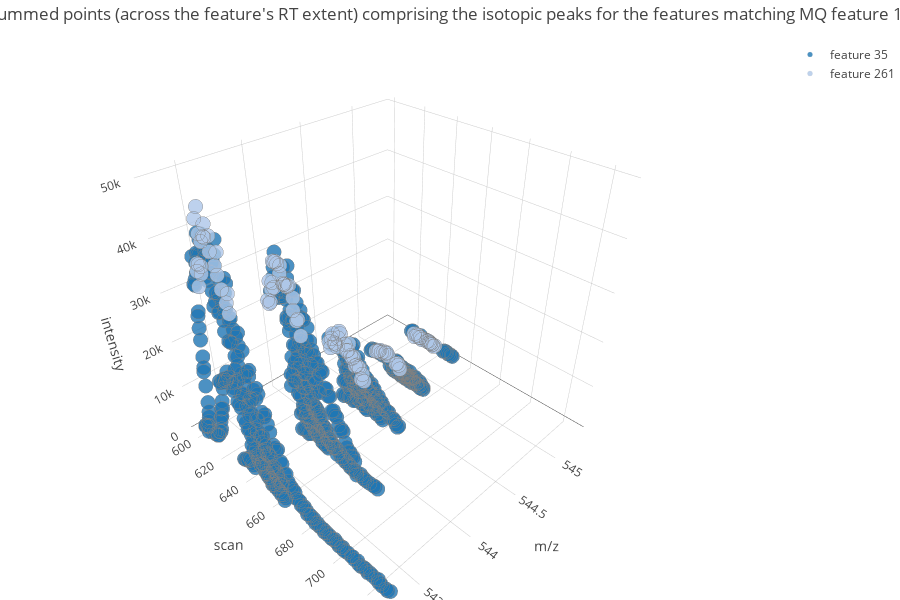

This figure's notebook cell:
### Code cell
import plotly.plotly as py
import plotly.graph_objs as go

traces = []
for idx,feature_id in enumerate(feature_ids):
    df = feature_summed_points_df_list[idx]
    if len(df) > 0:
        trace = go.Scatter3d(
            x = df.mz,
            y = df.scan,
            z = df.intensity,
            mode = 'markers',
            marker = dict(
                size = 5,
                color = "rgb{}".format(tableau20_py[idx]),
                opacity = 0.8,
                line = dict(
                    color = 'rgb(128, 128, 128)',
                    width = 0.1
                )
            ),
            text = df.hover,
            hoverinfo = 'text',
            name = "feature {}".format(feature_id)
        )
        traces.append((trace))


data = traces
layout = go.Layout(
    autosize=False,
    width=900,
    height=600,
    title='Summed points (across the feature\'s RT extent) comprising the isotopic peaks for the features matching MQ feature {}'.format(MQ_FEATURE_ID),
    margin=dict(
        l=0,
        r=0,
        b=0,
        t=40
    ),
    scene = dict(
        xaxis = dict(
            title='m/z', autorange='reversed'),
        yaxis = dict(
            title='scan'),
        zaxis = dict(
            title='intensity')
    )
)
fig = go.Figure(data=data, layout=layout)
iplot(fig)

### Figure 1 — Plotly figure (JSON) as saved in the notebook; plotly's stock layout.template omitted (floating-point values rounded to 4 significant figures; data arrays with more than 128 entries replaced by an {"elided": "..."} marker saying what was removed)
{"data": [{"hoverinfo": "text", "marker": {"color": "rgb(31, 119, 180)", "line": {"color": "rgb(128, 128, 128)", "width": 0.1}, "opacity": 0.8, "size": 5}, "mode": "markers", "name": "feature 35", "text": {"elided": "735 str values"}, "type": "scatter3d", "uid": "7d87ce1d-26c5-4f3a-9198-69088105599a", "x": {"elided": "735 float values"}, "y": {"elided": "735 int values"}, "z": {"elided": "735 int values"}}, {"hoverinfo": "text", "marker": {"color": "rgb(174, 199, 232)", "line": {"color": "rgb(128, 128, 128)", "width": 0.1}, "opacity": 0.8, "size": 5}, "mode": "markers", "name": "feature 261", "text": ["543.3012 m/z, 620 scan, RT 4498.5 secs, feature 261", "543.2999 m/z, 621 scan, RT 4498.4 secs, feature 261", "543.3006 m/z, 622 scan, RT 4498.3 secs, feature 261", "543.3008 m/z, 623 scan, RT 4498.3 secs, feature 261", "543.2999 m/z, 624 scan, RT 4498.4 secs, feature 261", "543.2996 m/z, 625 scan, RT 4498.3 secs, feature 261", "543.8036 m/z, 619 scan, RT 4498.3 secs, feature 261", "543.8036 m/z, 620 scan, RT 4498.3 secs, feature 261", "543.8036 m/z, 621 scan, RT 4498.3 secs, feature 261", "543.8024 m/z, 622 scan, RT 4498.4 secs, feature 261", "543.8029 m/z, 623 scan, RT 4498.4 secs, feature 261", "543.8024 m/z, 624 scan, RT 4498.4 secs, feature 261", "543.8033 m/z, 625 scan, RT 4498.4 secs, feature 261", "544.3059 m/z, 621 scan, RT 4498.5 secs, feature 261", "544.3037 m/z, 622 scan, RT 4498.3 secs, feature 261", "544.3045 m/z, 623 scan, RT 4498.5 secs, feature 261", "544.3048 m/z, 624 scan, RT 4498.5 secs, feature 261", "544.3049 m/z, 625 scan, RT 4498.4 secs, feature 261", "544.3054 m/z, 626 scan, RT 4498.4 secs, feature 261", "544.3059 m/z, 627 scan, RT 4498.5 secs, feature 261", "544.8049 m/z, 622 scan, RT 4498.3 secs, feature 261", "544.8056 m/z, 623 scan, RT 4498.3 secs, feature 261", "544.8061 m/z, 624 scan, RT 4498.5 secs, feature 261", "544.8033 m/z, 625 scan, RT 4498.5 secs, feature 261", "544.8069 m/z, 626 scan, RT 4498.4 secs, feature 261", "545.3075 m/z, 621 scan, RT 4498.1 secs, feature 261", "545.2993 m/z, 622 scan, RT 4499.3 secs, feature 261", "545.3069 m/z, 623 scan, RT 4498.4 secs, feature 261", "545.3076 m/z, 624 scan, RT 4498.5 secs, feature 261", "545.3070 m/z, 625 scan, RT 4498.2 secs, feature 261", "545.3067 m/z, 626 scan, RT 4498.3 secs, feature 261", "545.3081 m/z, 627 scan, RT 4498.1 secs, feature 261", "543.3008 m/z, 626 scan, RT 4500.4 secs, feature 261", "543.3018 m/z, 627 scan, RT 4500.4 secs, feature 261", "543.3012 m/z, 628 scan, RT 4500.5 secs, feature 261", "543.3008 m/z, 629 scan, RT 4500.4 secs, feature 261", "543.3027 m/z, 630 scan, RT 4500.4 secs, feature 261", "543.3008 m/z, 631 scan, RT 4500.4 secs, feature 261", "543.3025 m/z, 632 scan, RT 4500.5 secs, feature 261", "543.3017 m/z, 633 scan, RT 4500.4 secs, feature 261", "543.3023 m/z, 634 scan, RT 4500.5 secs, feature 261", "543.3024 m/z, 635 scan, RT 4500.5 secs, feature 261", "543.8045 m/z, 626 scan, RT 4500.5 secs, feature 261", "543.8043 m/z, 627 scan, RT 4500.4 secs, feature 261", "543.8043 m/z, 628 scan, RT 4500.6 secs, feature 261", "543.8043 m/z, 629 scan, RT 4500.4 secs, feature 261", "543.8052 m/z, 630 scan, RT 4500.4 secs, feature 261", "543.8043 m/z, 631 scan, RT 4500.4 secs, feature 261", "543.8062 m/z, 632 scan, RT 4500.5 secs, feature 261", "544.3066 m/z, 628 scan, RT 4500.4 secs, feature 261", "544.3065 m/z, 629 scan, RT 4500.4 secs, feature 261", "544.3062 m/z, 630 scan, RT 4500.5 secs, feature 261", "544.8065 m/z, 628 scan, RT 4500.4 secs, feature 261", "544.8086 m/z, 629 scan, RT 4500.4 secs, feature 261", "544.8078 m/z, 630 scan, RT 4500.4 secs, feature 261", "544.8080 m/z, 631 scan, RT 4500.6 secs, feature 261", "545.3089 m/z, 631 scan, RT 4501.0 secs, feature 261", "545.3090 m/z, 632 scan, RT 4500.3 secs, feature 261", "545.3091 m/z, 633 scan, RT 4500.5 secs, feature 261", "545.3088 m/z, 634 scan, RT 4500.6 secs, feature 261", "545.3080 m/z, 635 scan, RT 4500.7 secs, feature 261", "543.3013 m/z, 636 scan, RT 4502.6 secs, feature 261", "543.3036 m/z, 637 scan, RT 4502.6 secs, feature 261", "543.3022 m/z, 638 scan, RT 4502.6 secs, feature 261", "543.3036 m/z, 639 scan, RT 4502.7 secs, feature 261", "543.3026 m/z, 640 scan, RT 4502.7 secs, feature 261", "543.3036 m/z, 641 scan, RT 4502.7 secs, feature 261", "543.8044 m/z, 632 scan, RT 4502.7 secs, feature 261", "543.8036 m/z, 633 scan, RT 4502.6 secs, feature 261", "543.8053 m/z, 634 scan, RT 4502.7 secs, feature 261", "543.8036 m/z, 635 scan, RT 4502.6 secs, feature 261", "543.8033 m/z, 636 scan, RT 4502.6 secs, feature 261", "543.8064 m/z, 637 scan, RT 4502.5 secs, feature 261", "543.8045 m/z, 638 scan, RT 4502.6 secs, feature 261", "543.8057 m/z, 639 scan, RT 4502.6 secs, feature 261", "543.8051 m/z, 640 scan, RT 4502.6 secs, feature 261", "543.8057 m/z, 641 scan, RT 4502.6 secs, feature 261", "544.3068 m/z, 633 scan, RT 4502.4 secs, feature 261", "544.3086 m/z, 634 scan, RT 4502.6 secs, feature 261", "544.3057 m/z, 635 scan, RT 4502.7 secs, feature 261", "544.3054 m/z, 636 scan, RT 4502.6 secs, feature 261", "544.3066 m/z, 637 scan, RT 4502.5 secs, feature 261", "544.3066 m/z, 638 scan, RT 4502.4 secs, feature 261", "544.3068 m/z, 639 scan, RT 4502.4 secs, feature 261", "544.3058 m/z, 640 scan, RT 4502.6 secs, feature 261", "544.3084 m/z, 641 scan, RT 4502.5 secs, feature 261", "544.3074 m/z, 642 scan, RT 4502.2 secs, feature 261", "544.3072 m/z, 643 scan, RT 4502.6 secs, feature 261", "544.3074 m/z, 644 scan, RT 4502.5 secs, feature 261", "544.3073 m/z, 645 scan, RT 4502.5 secs, feature 261", "544.3071 m/z, 646 scan, RT 4502.5 secs, feature 261", "544.8095 m/z, 637 scan, RT 4502.4 secs, feature 261", "544.8068 m/z, 638 scan, RT 4502.3 secs, feature 261", "544.8084 m/z, 639 scan, RT 4502.4 secs, feature 261", "544.8065 m/z, 640 scan, RT 4502.5 secs, feature 261", "545.3080 m/z, 633 scan, RT 4502.6 secs, feature 261", "545.3074 m/z, 634 scan, RT 4503.1 secs, feature 261", "545.3073 m/z, 635 scan, RT 4502.1 secs, feature 261", "545.3071 m/z, 636 scan, RT 4503.1 secs, feature 261", "545.3080 m/z, 637 scan, RT 4502.6 secs, feature 261"], "type": "scatter3d", "uid": "82b8f3a5-7e0f-4bbb-a89a-494b29478337", "x": [543.3, 543.3, 543.3, 543.3, 543.3, 543.3, 543.8, 543.8, 543.8, 543.8, 543.8, 543.8, 543.8, 544.3, 544.3, 544.3, 544.3, 544.3, 544.3, 544.3, 544.8, 544.8, 544.8, 544.8, 544.8, 545.3, 545.3, 545.3, 545.3, 545.3, 545.3, 545.3, 543.3, 543.3, 543.3, 543.3, 543.3, 543.3, 543.3, 543.3, 543.3, 543.3, 543.8, 543.8, 543.8, 543.8, 543.8, 543.8, 543.8, 544.3, 544.3, 544.3, 544.8, 544.8, 544.8, 544.8, 545.3, 545.3, 545.3, 545.3, 545.3, 543.3, 543.3, 543.3, 543.3, 543.3, 543.3, 543.8, 543.8, 543.8, 543.8, 543.8, 543.8, 543.8, 543.8, 543.8, 543.8, 544.3, 544.3, 544.3, 544.3, 544.3, 544.3, 544.3, 544.3, 544.3, 544.3, 544.3, 544.3, 544.3, 544.3, 544.8, 544.8, 544.8, 544.8, 545.3, 545.3, 545.3, 545.3, 545.3], "y": [620, 621, 622, 623, 624, 625, 619, 620, 621, 622, 623, 624, 625, 621, 622, 623, 624, 625, 626, 627, 622, 623, 624, 625, 626, 621, 622, 623, 624, 625, 626, 627, 626, 627, 628, 629, 630, 631, 632, 633, 634, 635, 626, 627, 628, 629, 630, 631, 632, 628, 629, 630, 628, 629, 630, 631, 631, 632, 633, 634, 635, 636, 637, 638, 639, 640, 641, 632, 633, 634, 635, 636, 637, 638, 639, 640, 641, 633, 634, 635, 636, 637, 638, 639, 640, 641, 642, 643, 644, 645, 646, 637, 638, 639, 640, 633, 634, 635, 636, 637], "z": [34707, 37633, 39095, 39095, 37633, 39096, 26357, 25842, 26357, 30741, 29280, 30741, 29956, 11390, 10183, 12611, 13952, 11955, 11900, 11450, 2654, 2872, 3070, 3602, 3077, 700, 170, 777, 812, 505, 634, 249, 47010, 44772, 43668, 49248, 44772, 44772, 47010, 42794, 45449, 40816, 35125, 35125, 35383, 35125, 33406, 35125, 31687, 13715, 15524, 15092, 3798, 3552, 3939, 3378, 640, 877, 593, 645, 519, 39420, 37117, 43485, 35139, 33418, 37117, 31945, 31945, 31687, 31945, 32245, 27561, 30226, 25842, 26360, 23177, 13201, 11897, 12301, 14056, 11418, 11051, 11532, 9623, 10007, 9827, 9746, 7303, 8686, 7233, 2489, 2866, 2560, 1819, 662, 710, 580, 288, 612]}], "layout": {"autosize": false, "height": 600, "margin": {"b": 0, "l": 0, "r": 0, "t": 40}, "scene": {"xaxis": {"autorange": "reversed", "title": {"text": "m/z"}}, "yaxis": {"title": {"text": "scan"}}, "zaxis": {"title": {"text": "intensity"}}}, "title": {"text": "Summed points (across the feature's RT extent) comprising the isotopic peaks for the features matching MQ feature 16"}, "width": 900}}
